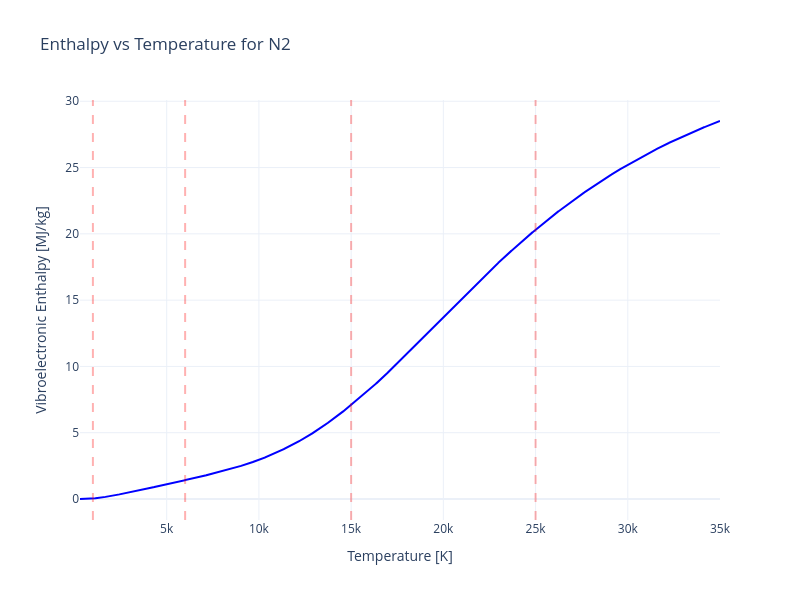
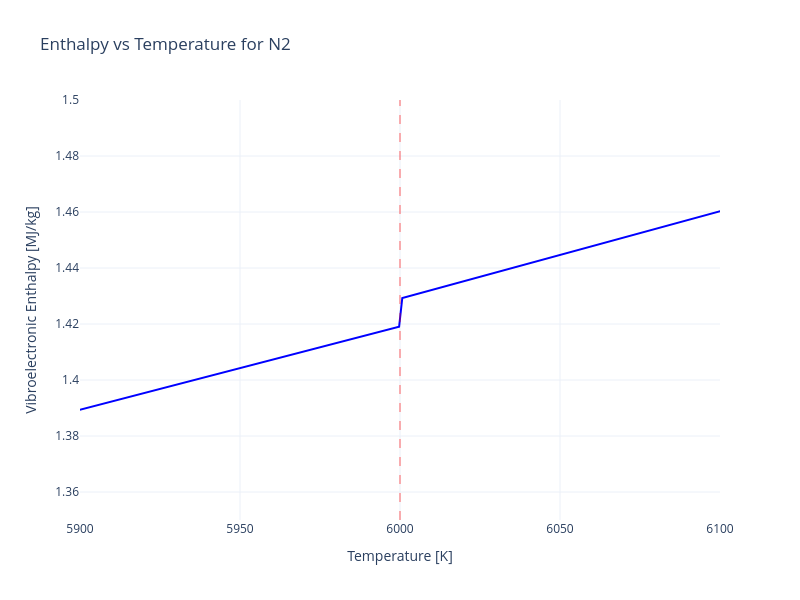

The notebook cell saved with these charts, in order:
### Code cell
import jax
import jax.numpy as jnp
import plotly.graph_objects as go
from pathlib import Path

from compressible_core import thermodynamic_relations, energy_models
from compressible_core.chemistry_utils import load_species_table
from compressible_core.energy_models_utils import _load_gnoffo_energy_data

jax.config.update("jax_enable_x64", True)

import sys

species_name = "N2"  # enthalpy of this species will be plotted

# Add src directory to path
repo_root = Path.cwd().parent  # Assuming notebook is in experiments/
src_path = repo_root / "src"
sys.path.insert(0, str(src_path))

# Load data
general_species_data_path = (
    "/home/hhoechter/tum/jaxfluids_internship/data/" "air_5_gnoffo.json"
)

gnoffo_equilibrium_enthalpy_data_path = (
    "/home/hhoechter/tum/jaxfluids_internship/data/"
    "air_5_gnoffo_equilibrium_enthalpy.json"
)

energy_model_config_gnoffo = energy_models.EnergyModelConfig(
    model="gnoffo",
    include_electronic=True,
    data_path=gnoffo_equilibrium_enthalpy_data_path,
)

species_table = load_species_table(
    species_names=[species_name],
    general_data_path=general_species_data_path,
    energy_model_config=energy_model_config_gnoffo,
)
# Get species index
species_index = species_table.names.index(species_name)

T_limit_low, T_limit_high, _ = _load_gnoffo_energy_data(
    gnoffo_equilibrium_enthalpy_data_path, [species_name]
)

T = jnp.linspace(
    T_limit_low[0, 0],
    T_limit_high[0, -1],
    35000,
    endpoint=False,
)

# Compute enthalpy
h = thermodynamic_relations.compute_e_ve(
    T_V=T,
    species_table=species_table,
)

h_species = h[species_index, :]

print("Vibroelectronic enthalpy from Gnoffo's curve fit evaluated with repo code")
print(
    f"T=5999.9 K: {thermodynamic_relations.compute_e_ve(T_V=jnp.array([5999.9]), species_table=species_table)[0][0]:.0f} J/kg"
)
print(
    f"T=6000.1 K: {thermodynamic_relations.compute_e_ve(T_V=jnp.array([6000.1]), species_table=species_table)[0][0]:.0f} J/kg"
)


# Convert to MJ/kg for better readability
h_species_MJ = h_species / 1e6

# Plot with Plotly
fig = go.Figure()

fig.add_trace(
    go.Scatter(
        x=T,
        y=h_species_MJ,
        mode="lines",
        name=f"{species_name} (Enthalpy)",
        line=dict(color="blue", width=2),
    )
)

# Mark the temperature ranges
for T_range in T_limit_low[0, 1:]:  # Skip first one
    fig.add_vline(x=T_range, line_dash="dash", line_color="red", opacity=0.3)


fig.update_layout(
    title=f"Enthalpy vs Temperature for {species_name}",
    xaxis_title="Temperature [K]",
    yaxis_title="Vibroelectronic Enthalpy [MJ/kg]",
    hovermode="x unified",
    template="plotly_white",
    width=800,
    height=600,
)

fig.update_layout(
    title=None,
    width=800,
    height=800,
    margin=dict(t=10, b=100, l=80, r=10),
    xaxis=dict(
        title_font=dict(size=26),
        tickfont=dict(size=22),
        # tickangle=45,
    ),
    yaxis=dict(title_font=dict(size=26), tickfont=dict(size=22)),
    legend=dict(
        font=dict(size=22),
        x=0.5,
        y=-0.25,
        xanchor="center",
        yanchor="top",
        borderwidth=1,
        bordercolor="white",
        orientation="h",
    ),
)
fig.write_image(
    "/home/hhoechter/tum/jaxfluids_internship/experiments/curve_fits_visualized/gnoffoenthalpyjump.pdf"
)
fig.show()

fig.update_xaxes(range=[5900, 6100])
fig.update_yaxes(range=[1.35, 1.5])
fig.show()

fig.write_image(
    "/home/hhoechter/tum/jaxfluids_internship/experiments/curve_fits_visualized/gnoffoenthalpyjump_zoomed.pdf"
)

### Figure 1 — Plotly figure (JSON) as saved in the notebook; plotly's stock layout.template omitted (floating-point values rounded to 4 significant figures; data arrays with more than 128 entries replaced by an {"elided": "..."} marker saying what was removed)
{"data": [{"line": {"color": "blue", "width": 2}, "mode": "lines", "name": "N2 (Enthalpy)", "type": "scatter", "x": {"elided": "35000 float values"}, "y": {"elided": "35000 float values"}}], "layout": {"height": 600, "hovermode": "x unified", "shapes": [{"line": {"color": "red", "dash": "dash"}, "opacity": 0.3, "type": "line", "x0": 1000, "x1": 1000, "xref": "x", "y0": 0, "y1": 1, "yref": "y domain"}, {"line": {"color": "red", "dash": "dash"}, "opacity": 0.3, "type": "line", "x0": 6000, "x1": 6000, "xref": "x", "y0": 0, "y1": 1, "yref": "y domain"}, {"line": {"color": "red", "dash": "dash"}, "opacity": 0.3, "type": "line", "x0": 15000, "x1": 15000, "xref": "x", "y0": 0, "y1": 1, "yref": "y domain"}, {"line": {"color": "red", "dash": "dash"}, "opacity": 0.3, "type": "line", "x0": 25000, "x1": 25000, "xref": "x", "y0": 0, "y1": 1, "yref": "y domain"}], "title": {"text": "Enthalpy vs Temperature for N2"}, "width": 800, "xaxis": {"title": {"text": "Temperature [K]"}}, "yaxis": {"title": {"text": "Vibroelectronic Enthalpy [MJ/kg]"}}}}

### Figure 2 — Plotly figure (JSON) as saved in the notebook; plotly's stock layout.template omitted (floating-point values rounded to 4 significant figures; data arrays with more than 128 entries replaced by an {"elided": "..."} marker saying what was removed)
{"data": [{"line": {"color": "blue", "width": 2}, "mode": "lines", "name": "N2 (Enthalpy)", "type": "scatter", "x": {"elided": "35000 float values"}, "y": {"elided": "35000 float values"}}], "layout": {"height": 600, "hovermode": "x unified", "shapes": [{"line": {"color": "red", "dash": "dash"}, "opacity": 0.3, "type": "line", "x0": 1000, "x1": 1000, "xref": "x", "y0": 0, "y1": 1, "yref": "y domain"}, {"line": {"color": "red", "dash": "dash"}, "opacity": 0.3, "type": "line", "x0": 6000, "x1": 6000, "xref": "x", "y0": 0, "y1": 1, "yref": "y domain"}, {"line": {"color": "red", "dash": "dash"}, "opacity": 0.3, "type": "line", "x0": 15000, "x1": 15000, "xref": "x", "y0": 0, "y1": 1, "yref": "y domain"}, {"line": {"color": "red", "dash": "dash"}, "opacity": 0.3, "type": "line", "x0": 25000, "x1": 25000, "xref": "x", "y0": 0, "y1": 1, "yref": "y domain"}], "title": {"text": "Enthalpy vs Temperature for N2"}, "width": 800, "xaxis": {"range": [5900, 6100], "title": {"text": "Temperature [K]"}}, "yaxis": {"range": [1.35, 1.5], "title": {"text": "Vibroelectronic Enthalpy [MJ/kg]"}}}}
